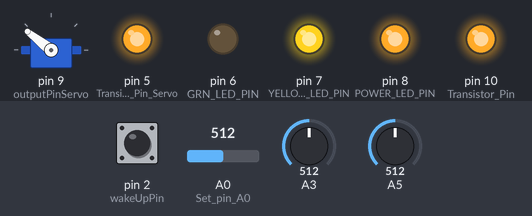
Recording of a sketch running on a simulated Arduino Uno, built with avr-gcc and run on an emulated ATmega328P. Parts: servo, output pins drawn as LEDs (lit = HIGH). Wiring (inferred from the names in the program): servo: signal pin 9. Dashed ring = blinking. The inputs (shaded band) are chosen by the test bench; at power-on: A5 = 512, A3 = 512, A0 (Set_pin_A0) = 512, pin 2 (wakeUpPin) LOW. Servo pulses on a pin are drawn as a servo (544–2400 µs = 0–180°); pins used as bus, display or sensor lines are not drawn; what the sketch prints to the serial monitor is not drawn.

Above: at 1.2 s.
1.3 s: A5 set to 495
At 1.9 s:
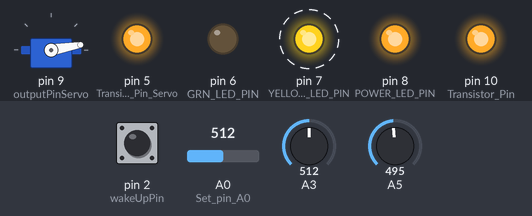
4.3 s: A3 set to 716
At 4.7 s:
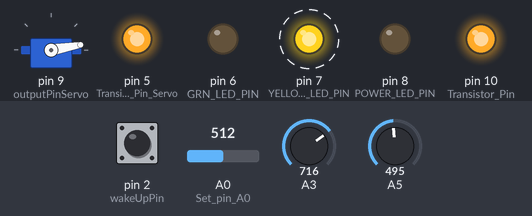
7.3 s: A0 (Set_pin_A0) set to 90
10.3 s: A0 (Set_pin_A0) set to 109
At 11.11 s:
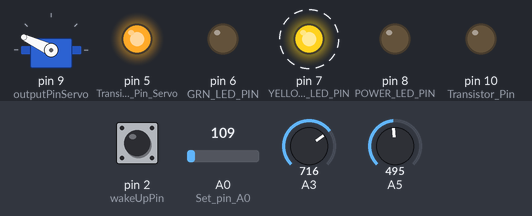
13.3 s: A5 set to 716
16.3 s: A5 set to 731
At 46.8 s:
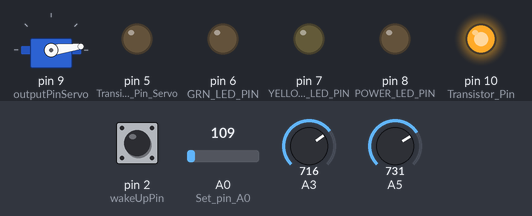
Timing chart, 0 to 51.5 s (numbered marks = the images above; inputs shaded):
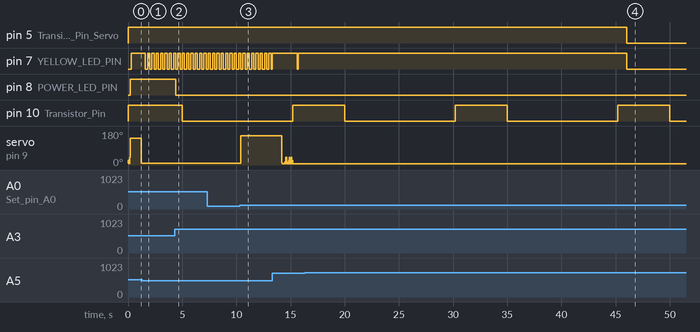

The sketch:

PersonalSmartLocker1_sleepINT0backup.ino
```cpp
//used to initialize pins that control the RED, YELLOW, and GREEN LEDs
int POWER_LED_PIN = 8;//POWER_LED_PIN 8
int YELLOW_LED_PIN = 7; //YELLOW_LED_PIN 7
int GRN_LED_PIN = 6; //GRN_LED_PIN 6

//Pin to send signal to transistor for voltage divider to turn on and off
int Transistor_Pin = 10;
const unsigned long TransistorLowTime = 10000;
const unsigned long TransistorHighTime = 5000;
unsigned long currentTransistorMillis = millis();
unsigned long previousTransistorMillis = millis();
bool Transistor_State = true;

//Pin to send signal to transistor for servo motor to turn on and off
int Transistor_Pin_Servo = 5;


bool yellowBlinkState = LOW; //used for the blinking of yellow LED
bool greenBlinkState = LOW; //used for green blinking

// states for LED status
enum LEDState {
  SET_PASSWORD,     // solid green and yellow
  IDLE,             // All lights off, waiting for input
  TYPING,           // yellow solid (flickers on keypress)
  CORRECT_PASSWORD, // solid green
  WRONG_PASSWORD    // yellow blinks rapidly
};

LEDState currentLEDstate = IDLE; // Start in idle mode //PASSWORD RESET

//Servo Set-up___________________________________________
unsigned long previousSerialMillis = 0;
const long serialInterval = 200; // Print every 1000 ms, and check if it's obstructed that often too
int obstructionThreshold = 100;

// SERVO: 0 means we want to be locked, 1 means we want to be open.
int servoIntendedState = 0;
bool isObstructed = false;
int anval;

const int maxPulseNum = 50;
int curPulseNum = 0;

//SLEEP VARIABLES
const unsigned long SLEEP_TIMEOUT = 30000; // 30 seconds of no keypress
const int wakeUpPin = 2; // This is INT0 (Digital Pin 2)
volatile bool justWoke = false; // Flag to run code once on wake-up

//Password Setup
bool reset = false;

// SERVO: Define the pin for where the servo plugs in
const int outputPinServo = 9;

// SERVO: Define the time intervals in microseconds for the pulses for servo control
const unsigned long pulseOpenHighTime = 2000;
const unsigned long pulseOpenLowTime = 18000;
const unsigned long pulseLockHighTime = 600;
const unsigned long pulseLockLowTime = 19400;

// SERVO: Define the delay interval in milliseconds between pulse sequences for servo control
const unsigned long delayTime = 500;

// SERVOstate machine FOR PWM, using enums for that.
enum ServoState {
  PULSE_OPEN_HIGH,
  PULSE_OPEN_LOW,
  HOLDING_OPEN,
  PULSE_LOCK_HIGH,
  PULSE_LOCK_LOW,
  HOLDING_LOCKED
};

// SERVO: 0 means we want to be locked, 1 means we want to be open.
int servoTargetState = 0;

// SERVO: Variable to hold the current SERVOstate
// Let's start in the locked position.
ServoState currentServoState = HOLDING_LOCKED;

// SERVO: store the last time an event happened
unsigned long previousMicros = 0;
unsigned long previousMillis = 0;

// for DEMONSTRATION: timer to toggle the servo in demonstration
unsigned long previousToggleMillis = 0;

//KeyPad Setup_____________________________________
  // Store each number pressed
char passInput[5];
int input = 0;
char approvedPass[5];
bool passwordSet = true; //start with assuming it's set for //PASSWORD RESET

// Key mapping for the 4x3 keypad
char KEYS[] = { '1','2','3','4','5','6','7','8','9','*','0','#' };

// Voltage ranges
const double voltages[][2] = {
  {4.05, 4.15},   // '1'
  {3.70, 3.80},   // '2'
  {3.00, 3.15},   // '3'
  {3.35, 3.50},   // '4'
  {3.17, 3.25},   // '5'
  {2.68, 2.75},   // '6'
  {2.77, 2.90},   // '7'
  {2.50, 2.63},   // '8'
  {2.20, 2.35},   // '9'
  {2.08, 2.15},   // '*'
  {1.90, 2.05},   // '0'
  {1.74, 1.87}    // '#'
};

// These variables are added to replace delay() with a non-blocking timer.
unsigned long lastKeypressMillis = 0;
const unsigned long KEYPAD_DEBOUNCE_DELAY = 300;

void setup() {
  Serial.begin(115200);

  //Servo Motor__________________________________
  // Set the Servo output pin as an output
  pinMode(outputPinServo, OUTPUT);

  pinMode(A0, INPUT); //Set pin A0, as arduino side of stunt resistor
  // pinMode(A1, INPUT); //Set pin A1, as ground side of stunt resistor

  digitalWrite(Transistor_Pin_Servo, HIGH);

  // Initialize timers
  previousMicros = micros();
  previousMillis = millis();

  //Initialize timer for transistor
  previousTransistorMillis = millis();

  //SLEEP mode pin. Digital Pin 2
  pinMode(wakeUpPin, INPUT); // Set D2 as an input, this is wired to a pushbutton which is wired with a pullup resistor.
  //SLEEP mode mask creating
  EICRA = EICRA & ~((1<<ISC01)|(1<<ISC00)); // interrupt on low level of INT0. since only level interrupt can be a wake up signal for INT0 anyway.
  //ISC00 and ISC01 should both be set to 0. this creates a mask for ISC01 and ISC00 and uses it to clear those two values

pinMode(A3, INPUT);

pinMode(POWER_LED_PIN, OUTPUT); //POWER_LED_PIN 8
pinMode(YELLOW_LED_PIN, OUTPUT); //YELLOW_LED_PIN 7
pinMode(GRN_LED_PIN, OUTPUT); //GRN_LED_PIN 6
pinMode(Transistor_Pin, OUTPUT); //Transistor pin
pinMode(Transistor_Pin_Servo, OUTPUT); //Servo Motor Transistor

  //Keypad input_________________________________
  //Prompts the user to input password
  Serial.println("Ready to go. "); //PASSWORD RESET
  //turn on YELLOW and GREEN to signify it's set password mode
  digitalWrite(GRN_LED_PIN, LOW); //PASSWORD RESET
  digitalWrite(YELLOW_LED_PIN, LOW); //PASSWORD RESET

  //Test battery level to start
  digitalWrite(Transistor_Pin, HIGH);


  lockServo();
}

//SLEEP functions
ISR(INT0_vect){
  justWoke = true;
}

void goToSleep() {
  // Simple guard - if already LOW, abort
  // NOTE: This check happens BEFORE cli(), slightly less safe but simpler test
  if (digitalRead(wakeUpPin) == LOW) {
     Serial.println("Pin already LOW, aborting sleep cycle.");
     Serial.flush();
     // Reset flag just in case it got set erratically
     justWoke = false;
     return;
  }

  Serial.println("Entering Standby Mode...");
  Serial.flush();

  cli(); // Disable interrupts

  // Set sleep mode to STANDBY (110)
  SMCR = (SMCR & ~(1 << SM0)) | (1 << SM2) | (1 << SM1);

  EIMSK |= (1 << INT0); // Enable INT0

  do {
    SMCR |= (1 << SE); // Enable Sleep
    sei();             // Interrupts ON for one cycle
    __asm__ __volatile__("sleep" ::); // Sleep Now
    // --- WAKE UP --- (Interrupts OFF)
    SMCR &= ~(1 << SE); // Disable Sleep
  } while (0);

//haven't disabled EIMSK not immediately necessary
  sei(); // Re-enable interrupts
  Serial.println("...Woke up from sleep function."); // Debug message
  Serial.flush();
  digitalWrite(Transistor_Pin_Servo, HIGH);
}

//Servo Functions_____________________________________________________
  // This function sets the TARGET for the state machine.
  void lockServo() {
    servoTargetState = 0;
    servoIntendedState = 0;
    Serial.println("lock servo");
 //   if (currentServoState == HOLDING_LOCKED)
   // {
//      currentServoState = PULSE_LOCK_HIGH;
//      previousMicros = micros();
 //   }
  }

  // This function sets the TARGET for the state machine.
  void openServo() {
    servoTargetState = 1;
    servoIntendedState = 1;
    Serial.println("open servo");

 //   if (currentServoState == HOLDING_LOCKED)
 //   {
 //     currentServoState = PULSE_OPEN_HIGH;
 //     previousMicros = micros();
 //   }
  }

void obstructionReturn() {
  anval = analogRead(A0);
  //Serial.println(anval);

  // Check if an obstruction has just appeared
  if (anval > obstructionThreshold && !isObstructed) {
    isObstructed = true; // Set the flag so this only runs once
    Serial.println("Obstruction Detected! Reversing.");

    // Reverse the current target state
    if (servoTargetState == 1) {
      servoTargetState = 0; // If moving open, now move to lock
    } else {
      servoTargetState = 1; // If moving to lock, now move to open
    }
  }
  // Check if an obstruction has just been removed
  else if (anval <= obstructionThreshold && isObstructed) {
    isObstructed = false; // Clear the flag
    Serial.println("Obstruction Cleared. Returning to original position.");

    // Restore the target state to the original intended state
    servoTargetState = servoIntendedState;
  }
}

//EEPROM Functions_________________________________________________
unsigned char EEPROM_read(unsigned int uiAddress) {
  /* Wait for completion of previous write */
  while(EECR & (1<<EEPE)) ;
  /* Set up address register */
  EEAR = uiAddress;
  /* Start eeprom read by writing EERE */
  EECR |= (1<<EERE);
  /* Return data from Data Register */
  return EEDR;
}

void EEPROM_write(unsigned int uiAddress, unsigned char ucData) {
  /* Wait for completion of previous write */ while(EECR & (1<<EEPE)) ;
  /* Set up address and Data Registers */
  EEAR = uiAddress; EEDR = ucData;

  cli(); //disable interrupts
  /* Write logical one to EEMPE */
  EECR |= (1<<EEMPE);
  /* Start eeprom write by setting EEPE */
  EECR |= (1<<EEPE);
  sei(); //enable interrupts
}

void loop() {
  // This check ensures the keypad is only read if 300ms have passed since the last press.

  if (justWoke) {
    Serial.println("Woke up.");

    // Reset the inactivity timer so we don't
    // immediately go back to sleep.
    lastKeypressMillis = millis();

    // Reset the flag
    justWoke = false;

      EIMSK &= ~(1<<INT0); // external interrupt disable (INT0)

  }

  if (millis() - lastKeypressMillis > KEYPAD_DEBOUNCE_DELAY) {

    int keyPressed = analogRead(A5);
    double voltage = keyPressed * (5.0 / 1023.0);
    // Serial.println("voltage:");
    // Serial.println(voltage);


    // Find which key matches the measured voltage
    for (int j = 0; j < 12; j++) {
      if (voltage >= voltages[j][0] && voltage <= voltages[j][1]) {

        lastKeypressMillis = millis();

        if (KEYS[j] == '*') {
          // Check if we are in the "unlocked" state
          if (currentLEDstate == CORRECT_PASSWORD) {
            Serial.println("Password reset initiated.");
            Serial.println("Please enter a new 4-digit password:");

            // Change state to SET_PASSWORD
            currentLEDstate = SET_PASSWORD;
            passwordSet = false; // This flag will make the 4-digit logic save the new pass
            input = 0;           // Reset the password input buffer

            // Set LEDs to "set password" mode (solid green & yellow)
            digitalWrite(GRN_LED_PIN, HIGH);
            digitalWrite(YELLOW_LED_PIN, HIGH);
          }
          // Optional: Keep '*' as a "clear" button if typing
          else if (currentLEDstate == TYPING) {
            Serial.println("Input cleared.");
            input = 0; // Reset input buffer
          }
          // In any other state, '*' does nothing.

          break; // We're done handling the '*' press, exit the for-loop
        }


        passInput[input] = KEYS[j];
        input++;

        currentLEDstate = TYPING; //it's currently typing
        digitalWrite(YELLOW_LED_PIN, HIGH); //yellow is solid on when awaiting full password enter
        if(passwordSet){ //if password is already set, there should be no reason for green to be on when typing
          digitalWrite(GRN_LED_PIN, LOW); //green led turns off now
        }

        Serial.print("Key pressed: ");
        Serial.println(KEYS[j]);

        if (input == 4) {
          passInput[4] = '\0';
          Serial.print("Entered passcode: ");
          Serial.println(passInput);

          if (!passwordSet) {

            // Save the password to EEPROM
            for (int i = 0; i < 4; i++) {
              //encrypt password
              char write_encrypted_password = passInput[i];
              EEPROM_write(i, write_encrypted_password +5);
              Serial.println("Encrypted Passcode: ");
              Serial.println(EEPROM_read(i));
            }
            passwordSet = true;
            Serial.println("Password is saved");
            digitalWrite(GRN_LED_PIN, LOW); //green led turns off now
          }
          else {
            // Check password
            bool correct = true;
            for (int i = 0; i < 4; i++) {
              //Check correct password against encrypted password
              char read_encrypted_password = (EEPROM_read(i) - 5);
              Serial.println(EEPROM_read(i));
              Serial.println(read_encrypted_password);
              if (passInput[i] != read_encrypted_password) {
                correct = false;
                break;
              }
            }
            if (correct) {
              Serial.println("Correct Password");
              openServo();
              currentLEDstate = CORRECT_PASSWORD; //will now switch back to green
              digitalWrite(GRN_LED_PIN, HIGH);
              digitalWrite(YELLOW_LED_PIN, LOW);

            } else {
              Serial.println("Incorrect Password");
              lockServo();
              digitalWrite(GRN_LED_PIN, LOW); //turn off green if wrong password
              currentLEDstate = WRONG_PASSWORD; //will now allow the rapid blinking to begin
            }
          }
          input = 0;  // reset for next entry
        }

        break; // Exit the for-loop once a key is found
      }
    }
  }
  if (millis() - lastKeypressMillis > SLEEP_TIMEOUT) { //if it's been idle for more than the SLEEP_TIMEOUT
    Serial.println("sleep");
    //Shut off servo
    digitalWrite(Transistor_Pin_Servo, LOW);
    //shut off LEDs before sleeping
    digitalWrite(POWER_LED_PIN, LOW);
    digitalWrite(YELLOW_LED_PIN, LOW);
    digitalWrite(GRN_LED_PIN, LOW);
    Serial.flush(); //waits until message is sent then goes to sleep
    goToSleep();
  }


  // The servo state machine has to be part of this loop here.
  unsigned long currentMicros = micros();
  unsigned long currentMillis = millis();
    switch (currentServoState) {
     // Serial.println(curPulseNum);
    case PULSE_OPEN_HIGH:
      digitalWrite(outputPinServo, HIGH);
      if (currentMicros - previousMicros >= pulseOpenHighTime) {
        currentServoState = PULSE_OPEN_LOW;
        previousMicros = currentMicros;
      }
      break;

    case PULSE_OPEN_LOW:
      digitalWrite(outputPinServo, LOW);
      if (currentMicros - previousMicros >= pulseOpenLowTime) {
        currentServoState = HOLDING_OPEN; // Now hold this position
        previousMillis = currentMillis;
      }
      break;

    case HOLDING_OPEN: //delay
      if (servoTargetState == 0) { // check if the command is to lock
        currentServoState = PULSE_LOCK_HIGH; //will go do that ^
        previousMicros = currentMicros;
        curPulseNum = 0;

      }
      else{

        if(curPulseNum < maxPulseNum){
          curPulseNum++;
          currentServoState = PULSE_OPEN_HIGH;
          previousMicros = currentMicros;
        }

      }
      break;

    case PULSE_LOCK_HIGH:
      digitalWrite(outputPinServo, HIGH);
      if (currentMicros - previousMicros >= pulseLockHighTime) {
        currentServoState = PULSE_LOCK_LOW;
        previousMicros = currentMicros;
      }
      break;

    case PULSE_LOCK_LOW:
      digitalWrite(outputPinServo, LOW);
      if (currentMicros - previousMicros >= pulseLockLowTime) {
        currentServoState = HOLDING_LOCKED; // Now hold this position
        previousMillis = currentMillis;
      }
      break;

    case HOLDING_LOCKED: //delay
      if (servoTargetState == 1) { // check if the command is to open.
        currentServoState = PULSE_OPEN_HIGH; // will go do that ^
        previousMicros = currentMicros;
        curPulseNum = 0;
      }
      else{
        if(curPulseNum < maxPulseNum){
         curPulseNum++;
          currentServoState = PULSE_LOCK_HIGH;
          previousMicros = currentMicros;
        }
      }
    break;
  }

  if (millis() - previousSerialMillis >= serialInterval) {
    if(currentLEDstate == WRONG_PASSWORD){
      yellowBlinkState = !yellowBlinkState;
      digitalWrite(YELLOW_LED_PIN, yellowBlinkState);
    }
    if((!passwordSet)&&(currentLEDstate == TYPING)){ //blink if setting password still
      greenBlinkState = !greenBlinkState;
      digitalWrite(GRN_LED_PIN, greenBlinkState);
    }

    previousSerialMillis = millis(); // Reset the print timer
     anval = analogRead(A0);
      // Serial.println("anval:");
      // Serial.println(anval);
    obstructionReturn();

    currentTransistorMillis = millis();
    if (Transistor_State)
    {
      digitalWrite(Transistor_Pin, HIGH);
      //Check if battery is running low. the serial interval here is for things that don't need to be continuously sampled
      int batteryLife = analogRead(A3);
      double batteryVoltage = batteryLife * (5.0 / 1023.0);
      //Serial.println(batteryVoltage);
      if (batteryVoltage <= 3.27)
      {
        digitalWrite(POWER_LED_PIN, HIGH);
      }
      else
      {
        digitalWrite(POWER_LED_PIN, LOW);
      }
      if (currentTransistorMillis - previousTransistorMillis >= TransistorHighTime)
      {
        Transistor_State = false;
        previousTransistorMillis = currentTransistorMillis;
        digitalWrite(POWER_LED_PIN, LOW);
        digitalWrite(Transistor_Pin, LOW);
      }
    }
    else if (!Transistor_State)
    {
      digitalWrite(Transistor_Pin, LOW);
      digitalWrite(POWER_LED_PIN, LOW);

      if (currentTransistorMillis - previousTransistorMillis >= TransistorLowTime)
      {
        Transistor_State = true;
        previousTransistorMillis = currentTransistorMillis;
      }
    }
  }
}
```

Measured:
- the behaviour switches between 512 and 511 on A5 (found by bisection; images 0 and 1)
- the behaviour switches between 716 and 717 on A5 (found by bisection; images 3 and 4)
- after the input at 4.3 s, pin 8 (POWER_LED_PIN): HIGH → LOW after 0.10 s instead of 0.70 s
- after the input at 10.3 s, servo on pin 9 (outputPinServo): 10° → 155° after 0.10 s
- after the input at 16.3 s, pin 5 (Transistor_Pin_Servo): HIGH → LOW after 29.7 s
- by itself, pin 10 (Transistor_Pin): alternates HIGH for 4.8 s and LOW for 10.2 s
